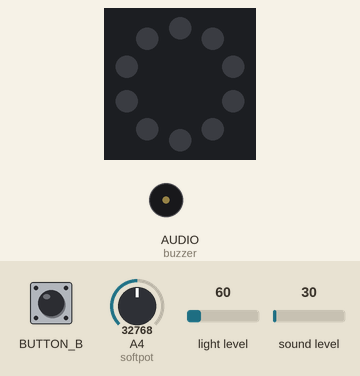
Simulated run of this program. Board: Circuit Playground running CircuitPython. Parts: the board's ring of 10 RGB LEDs (number 0 left of the top, counting anticlockwise), buzzer (waves = sounding). The inputs (shaded band) are chosen by the test bench; at power-on: light level 60, A4 (softpot) = 32768, sound level 30 (analog values on the 0–65535 scale). Dim RGB values are drawn brighter than linear.

Above: at 1.2 s.
1.3 s: button B pressed for 0.15 s
At 2.1 s:
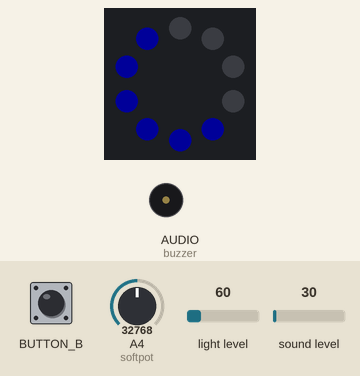
3.9 s: light level set to 11
5.4 s: light level set to 8
At 6.2 s:
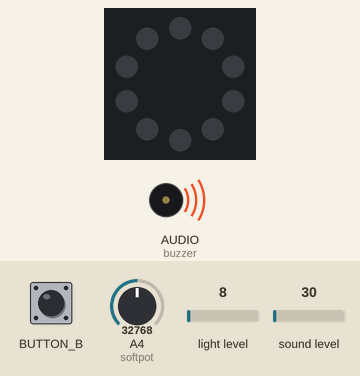
8.4 s: light level set to 80
At 9.5 s:
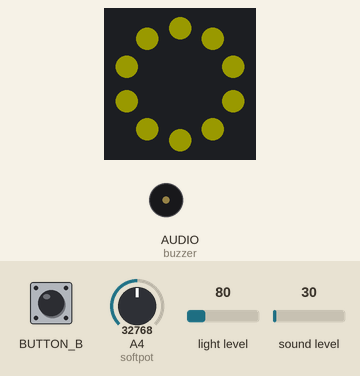
Timing chart, 0 to 11.1 s (numbered marks = the images above; inputs shaded):
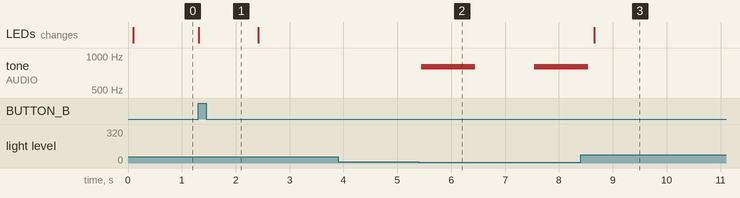

Measured:
- the behaviour switches between 10 and 9 on light level (found by bisection; images 1 and 2)
- after the input at 1.3 s, the LEDs: change at once (image 1)
- after the input at 3.9 s, every drawn part: stays the same
- after the input at 5.4 s, tone on AUDIO (buzzer): silent → 800 Hz at once, → silent 1.0 s later, → 800 Hz 1.1 s later
- after the input at 8.4 s, tone on AUDIO (buzzer): goes on until 8.5 s, then stays silent; the LEDs: change after 0.26 s (image 3)

The program:

Tyler_Light-sensor_Mic_Buzzer_Soft-pot.py
```python
""" Tyler_Light-sensor_Mic_Buzzer_Soft-pot.py
The PitchPacer
Enables user to determine if their presentation is properly paced and if they are speaking with appropriate volume
User operation instructions:
    Power System On
    Slide SoftPot to set presentation duration in minutes
    Press Button B to see how many minutes you have selected as shown by the number of neopixels illuminated
    Cover Light Sensor to start the clock
    Prolonged beep will occur from Piezo Buzzer to confirm clock has started
    Onboard neopixels will begin illuminating with a color code to indicate volume (yellow = quiet, green = good, red = loud)
    Piezo Buzzer will beep once when 1/3 of the way through the time and twice at 2/3
    Piezo buzzer will once again emit a prolonged beep when time is up
    If you wish to stop the clock before the time is up, cover the Light Sensor again
Developed for The Art of Making: An Introduction to Hands-On System Design and Engineering
University of Pittsburgh Swanson School of Engineering
v1.0 Tyler Hansen 10/22/2023

Latest version: v1.0

Last modified:
Tyler Hansen 10/22/2023
Changes:
Initial release
"""

import board                                           # needed to utilize i/o
from time import sleep                                 # needed for incrementation and timing
import pwmio                                           # used for PWM output to piezo buzzer
import analogio                                        # used for softpot
from adafruit_circuitplayground.bluefruit import cpb   # used for light sensor, microphone, neopixels


# Softpot initializations
softpot = analogio.AnalogIn(board.A4)
line1_2 = 4800
line2_3 = 10500
line3_4 = 18800
line4_5 = 24900
line5_6 = 31300
line6_7 = 38300
line7_8 = 44600
line8_9 = 51700
line9_10 = 57900

# Buzzer initializations
buzzer = pwmio.PWMOut(board.AUDIO, variable_frequency=True) # buzzer output signal through AUDIO/D0 pad
interFreq = 400     # output frequency for intermediate timing intervals (1/3, 2/3)
start_endFreq = 800 # output frequency for start and end of timing

OFF = 0             # 0 percent duty cycle turns buzzer off
ON = 2**15          # 50 percent duty cycle turns buzzer on

# Light sensor initializations
threshold = 10      # set threshold to start the timer

# Onboard LEDs initializations
color = 25          # set common color value for RGB inputs to neopixels

# Presentation timing values
short = 0.1         # incrementation time (0.1s)
long = 1            # longer delay for when necessary (1s)

# Functions for Main Loop
def buzzOnce():     # for 1/3 of the way through timing
    buzzer.frequency = interFreq
    buzzer.duty_cycle = ON
    sleep(short)
    buzzer.duty_cycle = OFF

def buzzTwice():    # for 2/3 of the way through timing
    buzzer.frequency = interFreq
    buzzer.duty_cycle = ON
    sleep(short)
    buzzer.duty_cycle = OFF
    sleep(short)
    buzzer.duty_cycle = ON
    sleep(short)
    buzzer.duty_cycle = OFF

def buzzLong():     # for start and end of timing
    buzzer.frequency = start_endFreq
    buzzer.duty_cycle = ON
    sleep(long)
    buzzer.duty_cycle = OFF

def timerSet():     # splits softpot input into 10 different bins for different amounts of minutes
    inTime = softpot.value
    if inTime < line1_2:
        return 1
    elif inTime >= line1_2 and inTime < line2_3:
        return 2
    elif inTime >= line2_3 and inTime < line3_4:
        return 3
    elif inTime >= line3_4 and inTime < line4_5:
        return 4
    elif inTime >= line4_5 and inTime < line5_6:
        return 5
    elif inTime >= line5_6 and inTime < line6_7:
        return 6
    elif inTime >= line6_7 and inTime < line7_8:
        return 7
    elif inTime >= line7_8 and inTime < line8_9:
        return 8
    elif inTime >= line8_9 and inTime < line9_10:
        return 9
    elif inTime >= line9_10:
        return 10

def numIterations():  # determines number of times needed to increment the loop to reach desired number of minutes for presentation
    numMinutes = timerSet()
    iterationsPerMinute = 60 / short
    return (round(0.8*(numMinutes * iterationsPerMinute)))

def volLights():      # determines if the sound level is appropriate for presentation
    volume = cpb.sound_level
    if volume < 200:  # too quiet
        cpb.pixels.fill((color, color, 0)) # yellow
    elif volume > 800: # too loud
        cpb.pixels.fill((color, 0, 0))     # red
    else:             # just right
        cpb.pixels.fill((0, color, 0))     # green
    cpb.pixels.show()


while True:
    if cpb.light < threshold:               # starts the clock if light sensor is covered
        buzzLong()                          # initial buzz to tell user the clock has started
        iterate = numIterations() + 1       # determine number of iterations needed based on softpot value
        for i in range(0, (iterate)):       # loop through to ensure proper timing
            if cpb.light < threshold:       # break the loop if light sensor is covered again
                sleep(long)
                break
            elif i == (round(iterate/3)):   # buzz once if 1/3 of the way through
                buzzOnce()
            elif i == (round(2*iterate/3)): # buzz twice if 2/3 of the way through
                buzzTwice()
            elif i == iterate - 1:          # prolonged buzz at end of presentation time
                buzzLong()
            else:
                sleep(short)                # do nothing if not one of those timing cases
            volLights()                     # always illuminate the neopixels based on volume

    elif cpb.button_b:                      # if you press button b
        length = timerSet()                 # determines selected length of presentation based on softpot values
        for j in range(0,length):           # illuminates the number of neopixels that aligns with the number of minutes for the presentation
            cpb.pixels[j] = ((0, 0, color))
        cpb.pixels.show()
        sleep(long)


    sleep(short)
    cpb.pixels.fill((0,0,0))                # ensures reset to no illumination once out of loop
```
